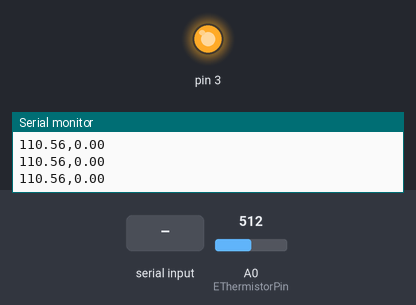
Simulated run of this sketch. Board: Arduino Uno, built with avr-gcc and run on an emulated ATmega328P. Shown: output pins drawn as LEDs (lit = HIGH), the last lines printed to the serial monitor. Inputs (shaded band) come from the test bench; at power-on: A0 (EThermistorPin) = 512.

Above: at 1.2 s.
1.3 s: A0 (EThermistorPin) set to 715
3.2 s: A0 (EThermistorPin) set to 733
4.7 s: "30,150\n" received over Serial
At 5.9 s:
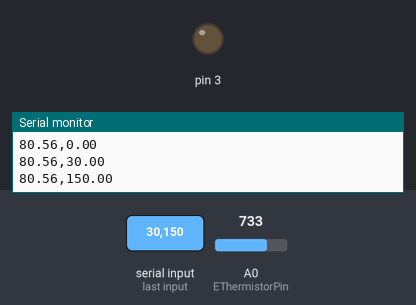
7.7 s: A0 (EThermistorPin) set to 1023
At 9.3 s:
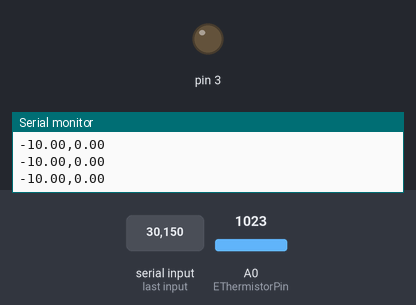
9.7 s: A0 (EThermistorPin) set to 900
At 11.1 s:
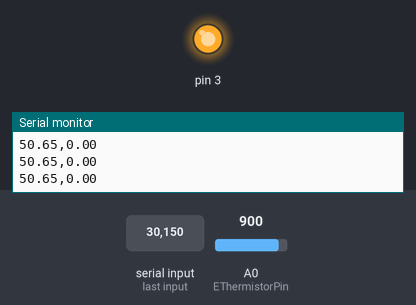
Timing chart, 0 to 12.7 s (numbered marks = the images above; inputs shaded):
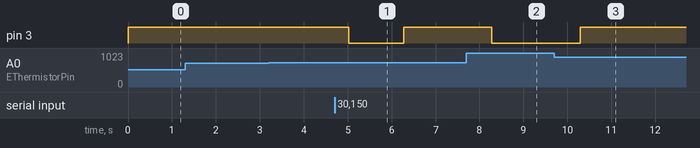

The sketch:

PID_Temperature_LUT_Serial_Comunication.ino
```cpp
#include <PID_v1.h>

double Setpoint;
double Input;
double Output;
double kp = 24.92, ki = 2.45, kd = 67.29;

//Cual es el tiempo de muestreo de marlin, como lo obtengo?
double SampleTime = 1000;

PID myPID(&Input, &Output, &Setpoint, kp, ki, kd, DIRECT);

int EThermistorPin = 0;
float EVo;
float ETc;

const float LUT[][2] = {
  {   23, 300 },
  {   25, 295 },
  {   27, 290 },
  {   28, 285 },
  {   31, 280 },
  {   33, 275 },
  {   35, 270 },
  {   38, 265 },
  {   41, 260 },
  {   44, 255 },
  {   48, 250 },
  {   52, 245 },
  {   56, 240 },
  {   61, 235 },
  {   66, 230 },
  {   71, 225 },
  {   78, 220 },
  {   84, 215 },
  {   92, 210 },
  {  100, 205 },
  {  109, 200 },
  {  120, 195 },
  {  131, 190 },
  {  143, 185 },
  {  156, 180 },
  {  171, 175 },
  {  187, 170 },
  {  205, 165 },
  {  224, 160 },
  {  245, 155 },
  {  268, 150 },
  {  293, 145 },
  {  320, 140 },
  {  348, 135 },
  {  379, 130 },
  {  411, 125 },
  {  445, 120 },
  {  480, 115 },
  {  516, 110 },
  {  553, 105 },
  {  591, 100 },
  {  628,  95 },
  {  665,  90 },
  {  702,  85 },
  {  737,  80 },
  {  770,  75 },
  {  801,  70 },
  {  830,  65 },
  {  857,  60 },
  {  881,  55 },
  {  903,  50 },
  {  922,  45 },
  {  939,  40 },
  {  954,  35 },
  {  966,  30 },
  {  977,  25 },
  {  985,  20 },
  {  993,  15 },
  {  999,  10 },
  { 1004,   5 },
  { 1008,   0 },
  { 1012,  -5 },
  { 1016, -10 },
  { 1020, -15 }
};

void setup() {
  Serial.begin(115200);
  myPID.SetMode(AUTOMATIC);
  myPID.SetTunings(kp, ki, kd);
  myPID.SetSampleTime(SampleTime);
  Setpoint = 0;
}

void loop() {
  //LECTURA DE TEMPERATURA
  EVo = analogRead(EThermistorPin);

  for (int i=0; i<64;i++){

    if(EVo >= LUT[i][0] && EVo <= LUT[i+1][0]){
          ETc = (((LUT [i+1][1] - LUT [i-1][1])/(LUT [i+1][0] - LUT [i-1][0]))*(EVo-LUT [i+1][0]))+ LUT [i+1][1];
    }

  }

  //MODIFICAR SETPOINT
  if(Serial.available()){
    Setpoint = Serial.parseInt();
  }

  //CONTROL DE TEMPERATURA
  Input = ETc;
  myPID.Compute();
  analogWrite(3, 255-Output);

  //Serial.println(ETc);

  Serial.println(String(ETc,2)+","+String(Setpoint,2));
  delay(250);
}
```

Measured:
- after the input at 4.7 s, pin 3: HIGH → LOW after 0.32 s, → HIGH 1.3 s later
- after the input at 7.7 s, pin 3: HIGH → LOW after 0.58 s
- after the input at 9.7 s, pin 3: LOW → HIGH after 0.59 s
